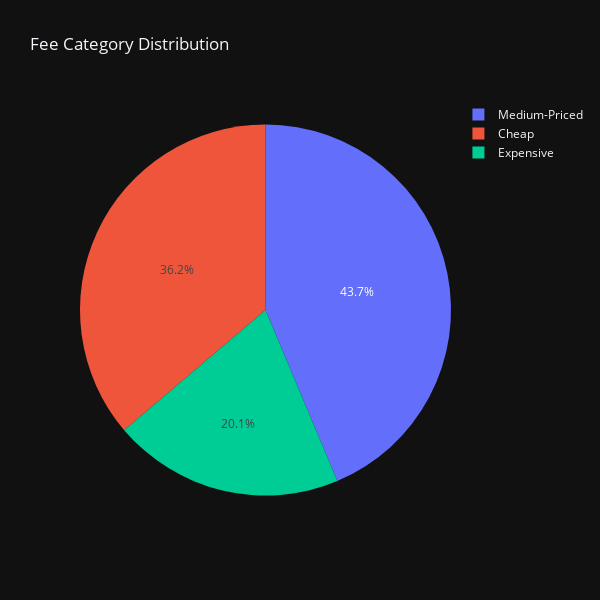

The cell this chart's notebook holds for it:
### Code cell
fig=px.pie(df,'Fee Category', title='Fee Category Distribution',template='plotly_dark')

fig.update_layout(
    autosize=False,
    width=600,
    height=600,)

### Figure 1 — Plotly figure (JSON) as saved in the notebook; plotly's stock layout.template omitted (floating-point values rounded to 4 significant figures; data arrays with more than 128 entries replaced by an {"elided": "..."} marker saying what was removed)
{"data": [{"domain": {"x": [0, 1], "y": [0, 1]}, "hovertemplate": "Fee Category=%{label}<extra></extra>", "labels": {"elided": "2386 str values"}, "legendgroup": "", "name": "", "showlegend": true, "type": "pie"}], "layout": {"autosize": false, "height": 600, "legend": {"tracegroupgap": 0}, "title": {"text": "Fee Category Distribution"}, "width": 600}}
